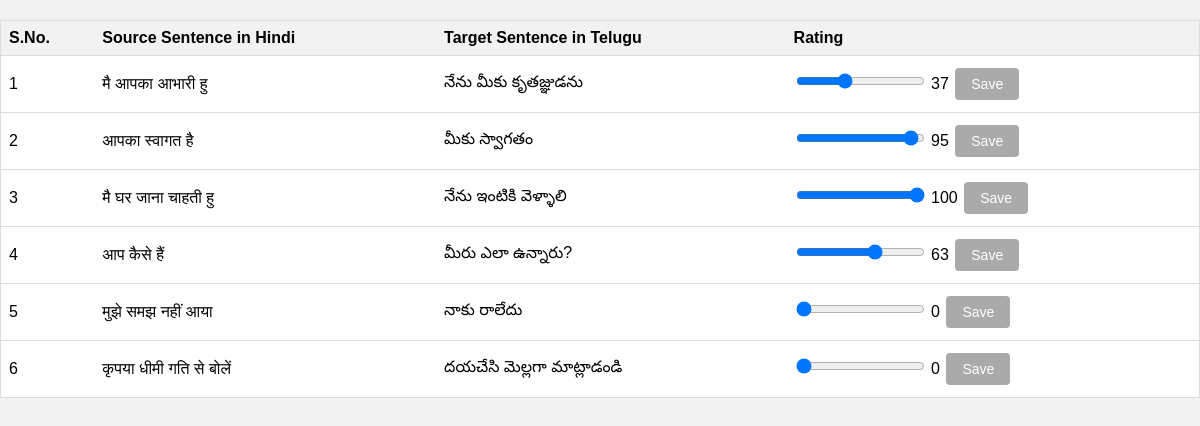
The page / on the database its author committed.
### ratingapp/models.py (models this page shows, shortened)
class Sentence(models.Model):
    sno = models.IntegerField(unique=True)
    source = models.CharField(max_length=100)
    target = models.CharField(max_length=100)
    rating = models.IntegerField(default=0)
    class Meta:
        ordering = ('sno',)

### ratingapp/views.py (the view)
# urls.py: path('', views.index, name='index'),
def index(request):
    sentences = Sentence.objects.all()
    return render(request, 'index.html', {'sentences': sentences})

### ratingapp/templates/index.html (shortened to what this page needs)
<!DOCTYPE html>
<html lang="en">
<head>
</head>
<body>
    <table>
        <tr>
            <th class="sort-SNO">S.No.</th>
            <th class="sort-SOURCE">Source Sentence in Hindi</th>
            <th class="sort-TARGET">Target Sentence in Telugu</th>
            <th class="sort-RATING">Rating</th>
        </tr>
        <tbody id="tablebody">
            {% for sentence in sentences %}
            <tr>
                <td class="sno">{{ sentence.sno }}</td>
                <td class="td-sentences">{{ sentence.source }}</td>
                <td class="td-sentences">{{ sentence.target }}</td>
                <td>
                    <form id="ratingForm{{ sentence.sno }}" method="POST" action="/save_rating/">
                        <input type="range" class="rating" name="rating" min="0" max="100">
                        <span class="rating-value">{{ sentence.rating }}</span>
                        <input type="submit" class="myButton disabled" value="Save">
                    </form>
                </td>
            </tr>
            {% endfor %}
        </tbody>
    </table>
</body>
</html>

### ratingapp/templates/index.html (style rules this page uses)
body { font-family: Arial, sans-serif; margin: 0; padding: 0; background-color: #f2f2f2; }
table { width: 100%; border-collapse: collapse; margin: 20px auto; background-color: #fff; border: 1px solid #ddd; }
th, td { padding: 8px; text-align: left; border-bottom: 1px solid #ddd; }
th { background-color: #f2f2f2; }
.myButton { background-color: #4CAF50; border: none; color: white; padding: 8px 16px; text-align: center; text-decoration: none; display: inline-block; font-size: 14px; margin: 4px 2px; cursor: pointer; border-radius: 4px; }
.myButton.disabled { background-color: #aaa; cursor: not-allowed; }

### rows shown on the page
Sentence: sno "1", source "मै आपका आभारी हु", target "నేను మీకు కృతజ్ఞుడను", rating "37"
Sentence: sno "2", source "आपका स्वागत है", target "మీకు స్వాగతం", rating "95"
Sentence: sno "3", source "मै घर जाना चाहती हु", target "నేను ఇంటికి వెళ్ళాలి", rating "100"
Sentence: sno "4", source "आप कैसे हैं", target "మీరు ఎలా ఉన్నారు?", rating "63"
Sentence: sno "5", source "मुझे समझ नहीं आया", target "నాకు రాలేదు", rating "0"
Sentence: sno "6", source "कृपया धीमी गति से बोलें", target "దయచేసి మెల్లగా మాట్లాడండి", rating "0"
